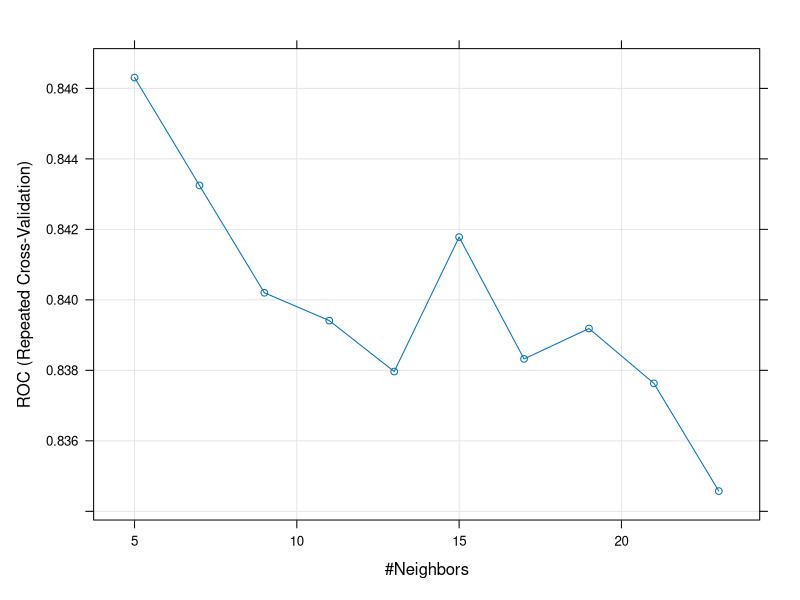
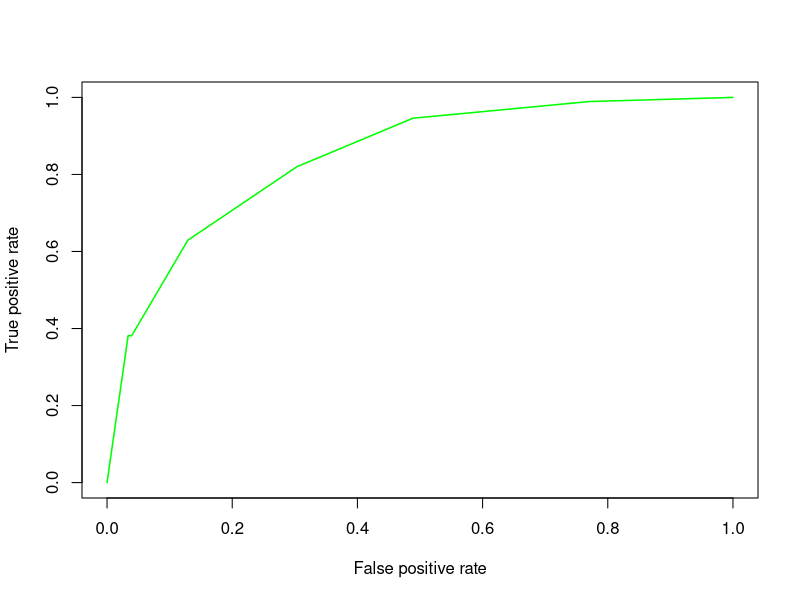

Reproduce these figures in R, in order.
setwd("~/UR-2017/Big Data_ Machine Learning/2019-1/Clase 4")

# Read data
data1 = read.csv("US Presidential Data.csv")
View(data1)

install.packages("caret")
library(caret)
install.packages("e1071")
library(e1071)

# Transforming the dependent variable to a factor
data1$Win.Loss = as.factor(data1$Win.Loss)

#Partitioning the data into training and validation data
set.seed(101)
index = createDataPartition(data1$Win.Loss, p = 0.7, list = F )
train = data1[index,]
validation = data1[-index,]

# Explore data
dim(train)
dim(validation)
names(train)
head(train)
head(validation)

# Setting levels for both training and validation data
levels(train$Win.Loss) <- make.names(levels(factor(train$Win.Loss)))
levels(validation$Win.Loss) <- make.names(levels(factor(validation$Win.Loss)))



# Setting up train controls
repeats = 3
numbers = 10
tunel = 10

set.seed(1234)
x = trainControl(method = "repeatedcv",
                 number = numbers, # number of folds
                 repeats = repeats, # number of folds to compute
                 classProbs = TRUE,
                 summaryFunction = twoClassSummary)


model1 <- train(Win.Loss~. , data = train, method = "knn",
                preProcess = c("center","scale"),
                trControl = x,
                metric = "ROC",
                tuneLength = tunel)

# Summary of model
model1
plot(model1)

# Validation
valid_pred <- predict(model1,validation, type = "prob")



#Bonus
#Storing Model Performance Scores
install.packages("ROCR")
library(ROCR)

pred_val <-prediction(valid_pred[,2],validation$Win.Loss)

# Calculating Area under Curve (AUC)
perf_val <- performance(pred_val,"auc")
perf_val

# Plot AUC
perf_val <- performance(pred_val, "tpr", "fpr")
plot(perf_val, col = "green", lwd = 1.5)

#Calculating KS statistics
ks <- max(attr(perf_val, "y.values")[[1]] - (attr(perf_val, "x.values")[[1]]))
ks
